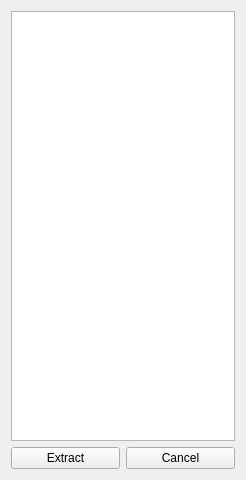
<?xml version="1.0" encoding="UTF-8"?>
<ui version="4.0">
 <class>Form</class>
 <widget class="QWidget" name="Form">
  <property name="geometry">
   <rect>
    <x>0</x>
    <y>0</y>
    <width>246</width>
    <height>480</height>
   </rect>
  </property>
  <property name="windowTitle">
   <string>Form</string>
  </property>
  <layout class="QGridLayout" name="gridLayout">
   <item row="1" column="0">
    <widget class="QPushButton" name="extract_btn">
     <property name="text">
      <string>Extract</string>
     </property>
    </widget>
   </item>
   <item row="1" column="1">
    <widget class="QPushButton" name="cancel_btn">
     <property name="text">
      <string>Cancel</string>
     </property>
    </widget>
   </item>
   <item row="0" column="0" colspan="2">
    <widget class="QTableWidget" name="table">
     <property name="editTriggers">
      <set>QAbstractItemView::NoEditTriggers</set>
     </property>
     <property name="alternatingRowColors">
      <bool>true</bool>
     </property>
     <property name="selectionBehavior">
      <enum>QAbstractItemView::SelectRows</enum>
     </property>
    </widget>
   </item>
  </layout>
 </widget>
 <resources/>
 <connections/>
</ui>
